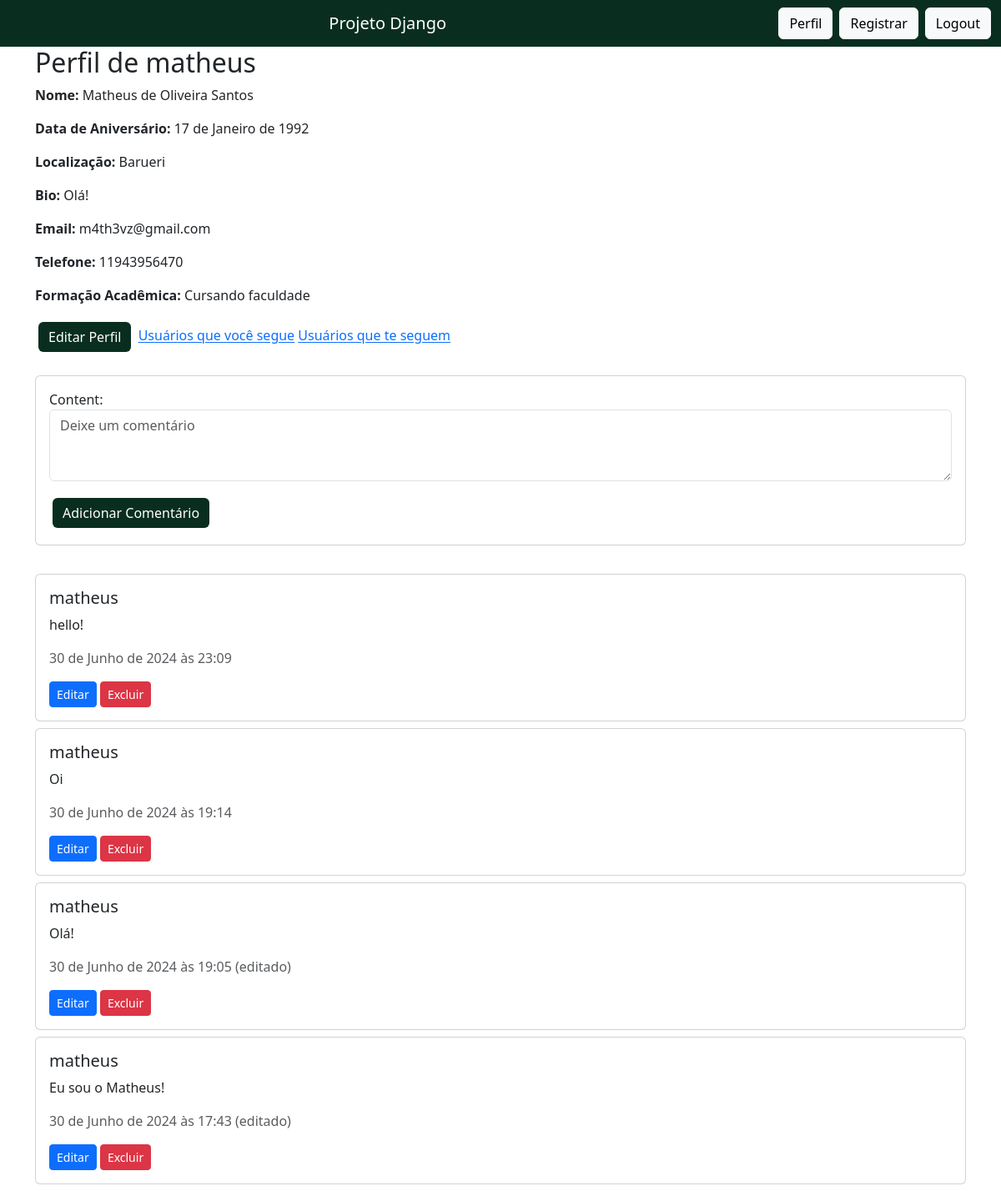
The page /profile/ (signed in) on the database as committed earlier.
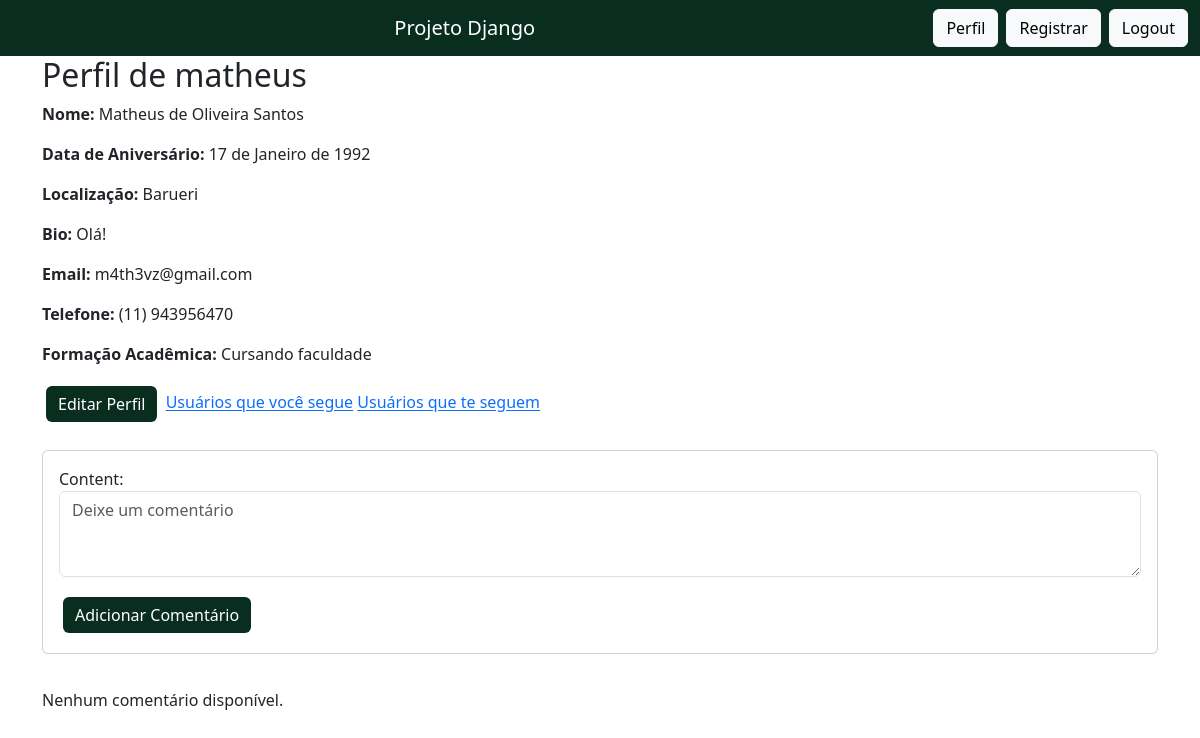
The same page on the database as committed later.
### core/models.py (models this page shows, shortened)
class Profile(models.Model):
    user = models.OneToOneField(User, on_delete=models.CASCADE)
    full_name = models.CharField(max_length=100, blank=True)
    birth_date = models.DateField(null=True, blank=True)
    location = models.CharField(max_length=100, blank=True)
    bio = models.TextField(blank=True)
    email = models.EmailField(blank=True)
    phone_number = models.CharField(max_length=15, blank=True, null=True)
    education = models.CharField(max_length=255, blank=True, null=True)

class Comment(models.Model):
    user = models.ForeignKey(User, on_delete=models.CASCADE)
    content = models.TextField()
    created_at = models.DateTimeField(auto_now_add=True)
    edited_at = models.DateTimeField(null=True, blank=True)

### core/views.py (the view)
# urls.py: path('profile/', views.profile_view, name='profile'),
@login_required
def profile_view(request):
    profile = Profile.objects.get(user=request.user)
    if request.method == 'POST':
        form = CommentForm(request.POST)
        if form.is_valid():
            comment = form.save(commit=False)
            comment.user = request.user
            comment.save()
            return redirect('profile')
    else:
        form = CommentForm()
    comments = Comment.objects.filter(user=request.user).order_by('-created_at')
    return render(request, 'profile.html', {'profile': profile, 'form': form, 'comments': comments})

### core/forms.py
class CommentForm(forms.ModelForm):
    class Meta:
        model = Comment
        fields = ['content']
        widgets = {
            'content': forms.Textarea(attrs={'class': 'form-control', 'rows': 3, 'placeholder': 'Deixe um comentário'}),
        }

### core/templates/profile.html (shortened to what this page needs)
{% extends 'base.html' %}
{% block content %}
  <h2>Perfil de {{ profile.user.username }}</h2>
  <p><strong>Nome:</strong> {{ profile.full_name }}</p>
  <p><strong>Data de Aniversário:</strong> {{ profile.birth_date }}</p>
  <p><strong>Localização:</strong> {{ profile.location }}</p>
  <p><strong>Bio:</strong> {{ profile.bio }}</p>
  <p><strong>Email:</strong> {{ profile.email }}</p>
  <p><strong>Telefone:</strong> {{ profile.phone_number }}</p>
  <p><strong>Formação Acadêmica:</strong> {{ profile.education }}</p>
  {% if profile.user == request.user %}
    <a href="{% url 'profile_edit' %}" class="btn btn-success m-1 btn-custom-2">Editar Perfil</a>
  {% endif %}
  <a href="{% url 'following_list' %}">Usuários que você segue</a>
  <a href="{% url 'followed_list' %}">Usuários que te seguem</a>
  {% if profile.user == request.user %}
    <div class="card mt-4" style="margin-bottom:3%">
      <div class="card-body">
          <form method="post">
              {{ form.as_p }}
              <button type="submit" class="btn btn-success m-1 btn-custom-2">Adicionar Comentário</button>
          </form>
      </div>
    </div>
  {% endif %}
  <div class="comments">
      {% if comments %}
          {% for comment in comments %}
              <div class="card mb-2">
                  <div class="card-body">
                      <h5 class="card-title">{{ comment.user.username }}</h5>
                      <p class="card-text">{{ comment.content }}</p>
                      <p class="text-muted">
                          {{ comment.created_at }}
                          {% if comment.edited_at %}
                              (editado)
                          {% endif %}
                      </p>
                      {% if comment.user == request.user %}
                          <button class="btn btn-primary btn-sm" onclick="editComment({{ comment.id }})">Editar</button>
                          <form method="post" action="{% url 'delete_comment' comment.id %}" style="display: inline;">
                              <button type="submit" class="btn btn-danger btn-sm">Excluir</button>
                          </form>
                      {% endif %}
                  </div>
              </div>
          {% endfor %}
      {% else %}
          <p>Nenhum comentário disponível.</p>
      {% endif %}
  </div>
{% endblock content %}

### core/templates/base.html (shortened to what this page needs)
{% load static %}
<!DOCTYPE html>
<html lang="pt-br">
<head>
    <link href="https://cdn.jsdelivr.net/npm/bootstrap@5.3.3/dist/css/bootstrap.min.css" rel="stylesheet">
    <link rel="stylesheet" type="text/css" href="{% static 'css/styles.css' %}">
  </head>
  <body>
    <nav class="navbar navbar-expand-lg navbar-custom">
      <div class="container-fluid">
          <div class="navbar-brand">
              <a href="{% url 'index' %}" style="text-decoration: none; color: white;">Projeto Django</a>
          </div>
          <div class="justify-content-end" id="navbarNav">
              <ul class="navbar-nav">
                  <div class="d-flex justify-content-center me-2">
                      <a href="{% url 'profile' %}" class="btn btn-light">Perfil</a>
                  </div>
                  <div class="d-flex justify-content-center me-2">
                      <a href="{% url 'register' %}" class="btn btn-light">Registrar</a>
                  </div>
                  <div class="d-flex justify-content-center">
                      <form action="{% url 'logout' %}" method="post">
                          <button type="submit" class="btn btn-light">Logout</button>
                      </form>
                  </div>
              </ul>
          </div>
  </nav>
      <main class="container">
        {% block content %}{% endblock content %}
      </main>
  </body>
</html>

### static/css/styles.css (style rules this page uses)
.navbar-custom { background-color: #092E20; }
.navbar-custom .navbar-brand { color: white; text-align: center; width: 100%; }
.btn-custom-2 { background-color: #092E20; color: white; border: none; }

Rows that differ between the two databases and show on the page:
removed Comment: user.username "matheus", content "hello!", created_at "30 de Junho de 2024 às 23:09"
removed Comment: user.username "matheus", content "Oi", created_at "30 de Junho de 2024 às 19:14"
removed Comment: user.username "matheus", content "Olá!", created_at "30 de Junho de 2024 às 19:05", shows "(editado)"
removed Comment: user.username "matheus", content "Eu sou o Matheus!", created_at "30 de Junho de 2024 às 17:43", shows "(editado)"
changed Profile "Matheus de Oliveira Santos": phone_number "11943956470" → "(11) 943956470"
Other text that changed with them:
text now shown: "Nenhum comentário disponível."
